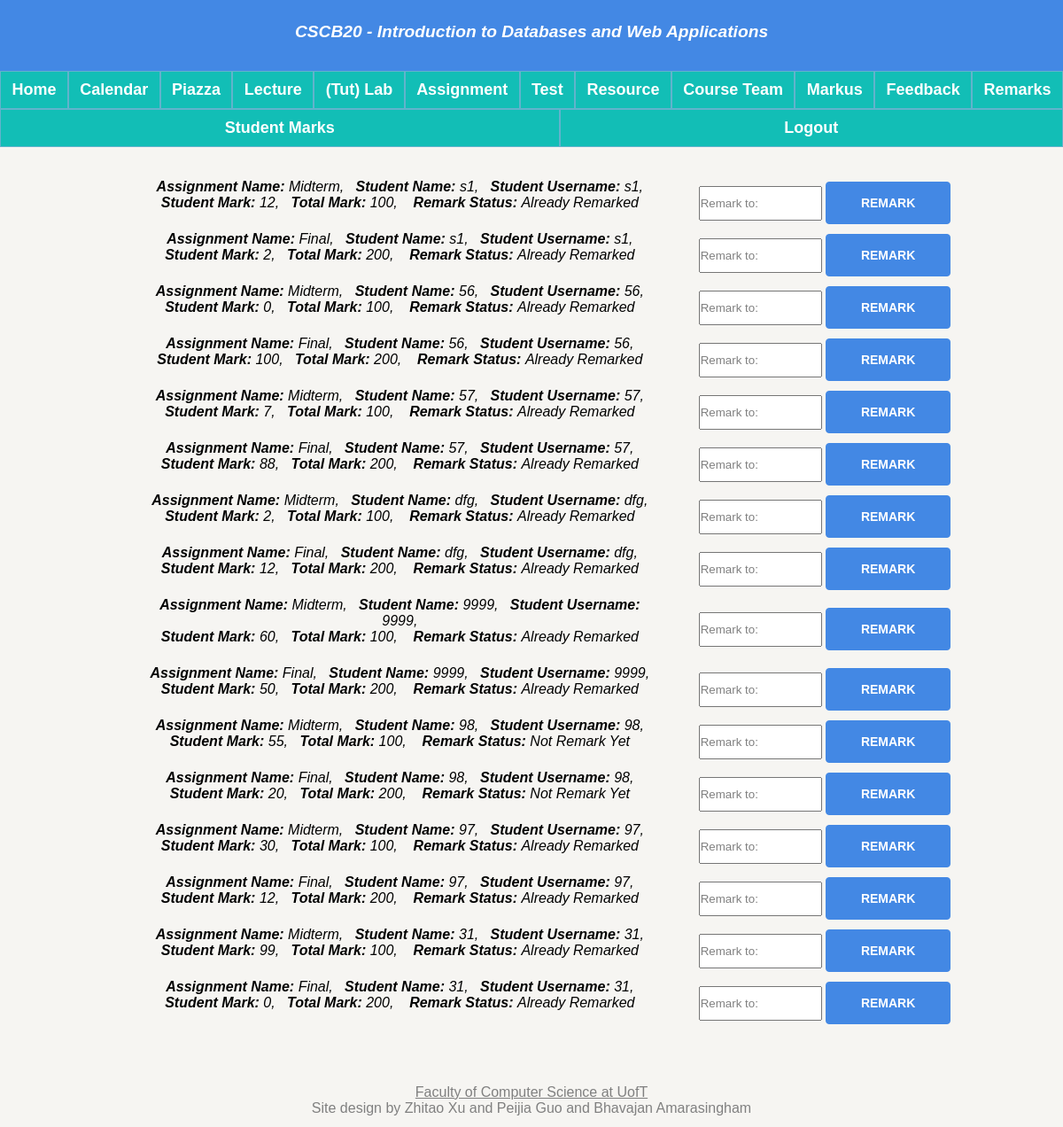
Page /allmarks (signed in) on the earlier database version.
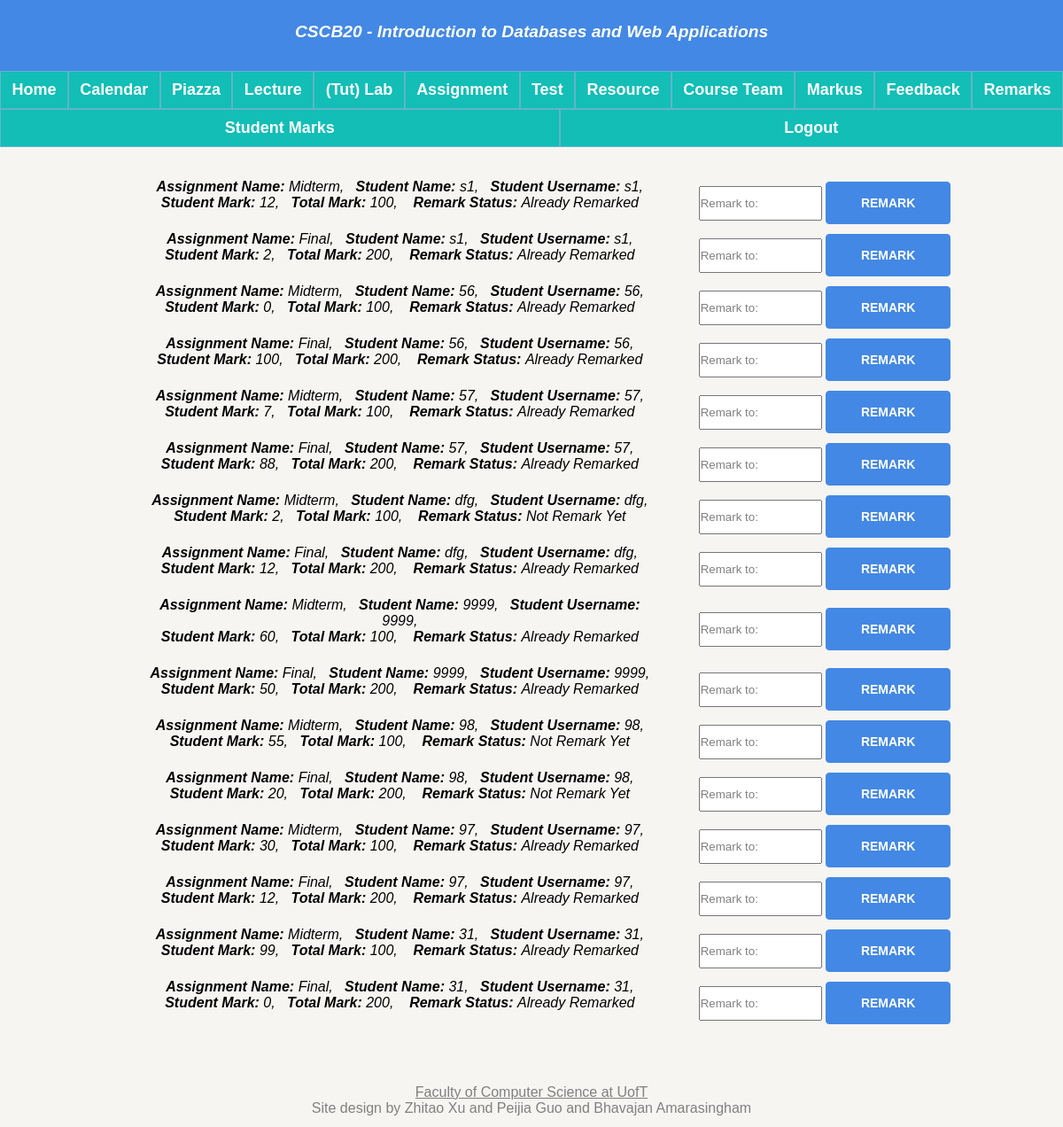
Same page on the later database version.
### app.py (models this page shows, shortened)
class Evaluation(db.Model):
    __tablename__ = 'Evaluation'
    eid = db.Column(db.Integer, primary_key = True)
    stuMark = db.Column(db.Integer)
    remarkText = db.Column(db.String(200))
    remark_signal = db.Column(db.Boolean)
    student_username = db.Column(db.String(20), db.ForeignKey('Person.username'), nullable = False)
    typeName = db.Column(db.String(20), db.ForeignKey('Assignment.assignment_name'), nullable = False)
    total_mark = db.Column(db.Integer, db.ForeignKey('Assignment.total_mark'), nullable = False)
    stuName = db.Column(db.String(20), db.ForeignKey('Person.name'), nullable = False)

### app.py (the view, shortened to what this page needs)
@app.route("/allmarks", methods = ['GET', 'POST'])
def allmarks():
    get_student_marks = query_all_student_marks_all()
    if request.method == 'GET':
        return render_template("allmarks.html", query_all_student_mark_all = get_student_marks)

### app.py (called while the page is built)
def query_all_student_marks_all():
    student_marks = db.session.query(Evaluation)
    return student_marks

### templates/allmarks.html (shortened to what this page needs)
{% extends "template.html" %}
{% block content %}
{% if not session.name %}
<p>Access Denied</p>
{% else %}
{% if session.type == 1 %}
<div class="grade">
  <ul>
    {% for Evaluations in query_all_student_mark_all %}
    <li class="container_li">
      <div class="li_flex">
        <strong>Assignment Name: </strong>{{ Evaluations.typeName }},
        &nbsp&nbsp<strong>Student Name: </strong>{{ Evaluations.stuName }},
        &nbsp&nbsp<strong>Student Username: </strong>{{ Evaluations.student_username }},
        <br><strong>Student Mark: </strong>{{ Evaluations.stuMark }},
        &nbsp&nbsp<strong>Total Mark: </strong>{{ Evaluations.total_mark }},
        &nbsp&nbsp
        {% if Evaluations.remark_signal == 0 %}
        <strong>Remark Status: </strong>Not Remark Yet
        {% else %}
        <strong>Remark Status: </strong>Already Remarked
        {% endif %}
        <br>
        <br>
      </div>
      <form class="teacher_grade_css" action="http://127.0.0.1:5000/allmarks" method="post">
        <input class="grade_input" name="stuMark" placeholder="Remark to:"></input>
        <button type="Remark">Remark</button>
      </form>
      <br></br>
    </li>
    {% endfor %}
  </ul>
</div>
{% else %}
<p>Access Denied</p>
{% endif %}
{% endif %}
{% endblock %}

Differences in the rows shown:
changed Evaluation (number 7 of 16 on the later page): remark_signal "Already Remarked" → "Not Remark Yet"
